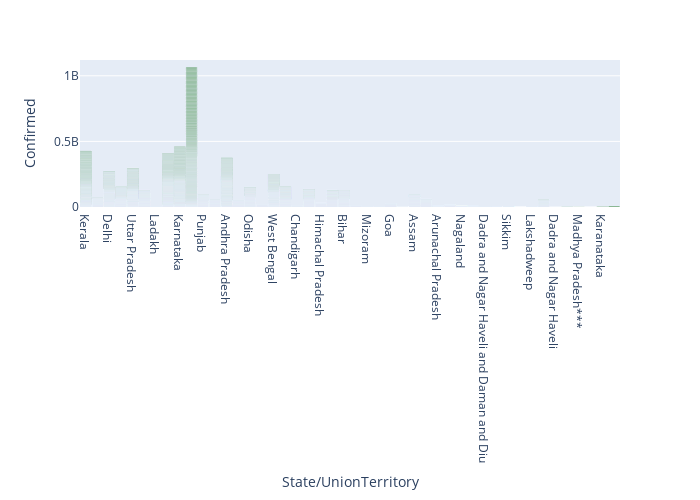

Write notebook code for a chart like this one.
### Code cell
fig = px.bar(df3, x='State/UnionTerritory', y='Confirmed')
fig.update_traces(marker_color='darkgreen')
fig.update_layout(width=700, height=500, bargap=0.05)
fig.show()

### Figure 1 — Plotly figure (JSON) as saved in the notebook; plotly's stock layout.template omitted (floating-point values rounded to 4 significant figures; data arrays with more than 128 entries replaced by an {"elided": "..."} marker saying what was removed)
{"data": [{"alignmentgroup": "True", "hovertemplate": "State/UnionTerritory=%{x}<br>Confirmed=%{y}<extra></extra>", "legendgroup": "", "marker": {"color": "darkgreen", "pattern": {"shape": ""}}, "name": "", "offsetgroup": "", "orientation": "v", "showlegend": false, "textposition": "auto", "type": "bar", "x": {"elided": "17786 str values"}, "xaxis": "x", "y": {"elided": "17786 int values"}, "yaxis": "y"}], "layout": {"bargap": 0.05, "barmode": "relative", "height": 500, "legend": {"tracegroupgap": 0}, "margin": {"t": 60}, "width": 700, "xaxis": {"anchor": "y", "domain": [0, 1], "title": {"text": "State/UnionTerritory"}}, "yaxis": {"anchor": "x", "domain": [0, 1], "title": {"text": "Confirmed"}}}}
